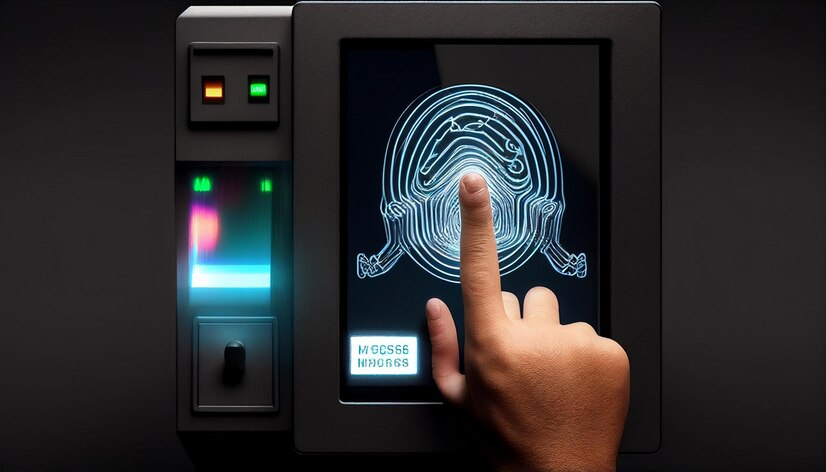
#> input picture finger4.jpg, 826 x 472 px, given in place of , which was not available
$ python -i GUI_Master.py   (imports and definitions only)   (older library calls are emulated)
#> lines starting #> are read from the running program, lines starting #| are printed output that depends on the picture; after the words box and inside, x2 and y2 are one past the last pixel; in counts of white or black regions, pixels touching at a corner belong together; pictures that were not available may be replaced by others from this repository, and a replacement may not be noted
import tkinter as tk
#from tkinter import ttk, LEFT, END
from PIL import Image, ImageTk
from tkinter.filedialog import askopenfilename
import cv2
import numpy as np
# [1 line not run here, left out]
import fingerprint_feature_extractor

fn=""
fileName=""

##############################################+=============================================================
# [2 lines not run here, left out]
# root.geometry("1300x700")


# [1 line that did not run here, left out]
# [8 lines not run here, left out]
# [1 line that did not run here, left out]

# [1 line that did not run here, left out]

# [1 line that did not run here, left out]
# [1 line that did not run here, left out]

# [1 line not run here, left out]


# label_l1 = tk.Label(root,font=("Times New Roman", 30, 'bold'),
#                     background="#DC143C", fg="white", width=67, height=2)
# label_l1.place(x=0, y=0)

#
# [2 lines that did not run here, left out]
# [1 line not run here, left out]


# frame_alpr = tk.LabelFrame(root, text=" Image Processing ", width=1000, height=450, bd=5, font=('times', 14, ' bold '),bg="black",fg="white")
# frame_alpr.grid(row=0, column=0, sticky='nw')
# frame_alpr.place(x=400, y=200)


# [62 lines left out: functions update_label, openimage, not called in this run]

#############################################################################

def convert_grey():
    global fn
    IMAGE_SIZE=200

    img = Image.open(fn)
#> img is the input picture: PIL image 826x472 RGB; mean R, G, B 44, 43.9, 45.5
    img = img.resize((IMAGE_SIZE,200))
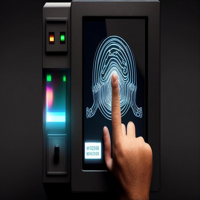
#> img: PIL image 200x200 RGB; mean R, G, B 44, 43.9, 45.5
    img = np.array(img)

    x1 = int(img.shape[0])
#> x1 = 200
    y1 = int(img.shape[1])
#> y1 = 200

    gs = cv2.cvtColor(cv2.imread(fn, 1), cv2.COLOR_RGB2GRAY)
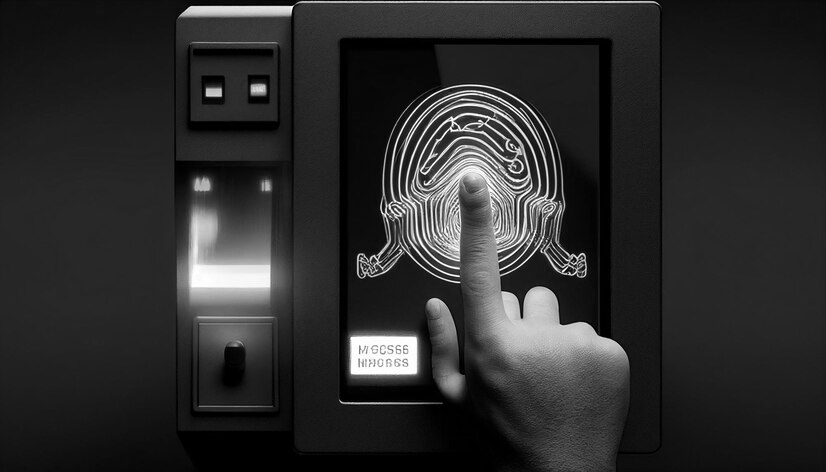
#> gs: shape (472, 826); min 0, max 255, mean 44.6

    gs = cv2.resize(gs, (x1, y1))
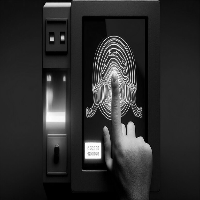
#> gs: shape (200, 200); min 0, max 255, mean 44.6

    retval, threshold = cv2.threshold(gs, 0, 255, cv2.THRESH_BINARY_INV + cv2.THRESH_OTSU)
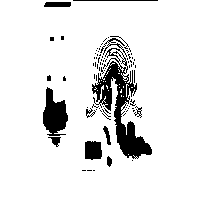
#> threshold: shape (200, 200); 90% white; 84 black regions (71 under 20 px), largest, box (x1, y1, x2, y2) and area: (92, 48, 152, 159) 2053, (43, 87, 68, 136) 774, (85, 141, 102, 160) 288
#> retval = 99
    print(threshold)
#> (printed output is left out)

    im = Image.fromarray(gs)
    imgtk = ImageTk.PhotoImage(image=im)

    #result_label1 = tk.Label(root, image=imgtk, width=250, font=("bold", 25), bg='bisque2', fg='black',height=250)
    #result_label1.place(x=300, y=400)
#> (the run stopped early here; a loop or call above may not have finished)

$ run again, on finger3.jpg
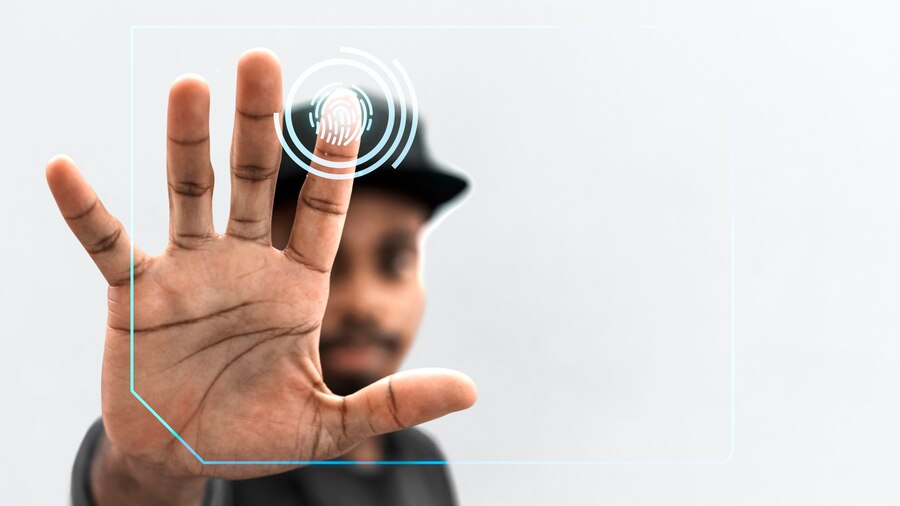
#> input picture finger3.jpg, 900 x 506 px, given in place of , which was not available
#> in convert_grey, img is the input picture: PIL image 900x506 RGB; mean R, G, B 213.6, 202.9, 199.3
#> img: PIL image 200x200 RGB
#> in convert_grey, `gs = cv2.resize(gs, (x1, y1))`:
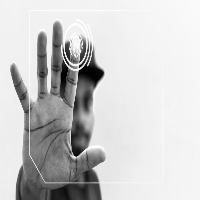
#> gs: shape (200, 200); min 0, max 255, mean 202.8
#> in convert_grey, `retval, threshold = cv2.threshold(gs, 0, 255, cv2.THRESH_BINARY_INV + ..`:
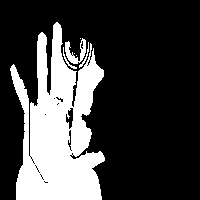
#> threshold: shape (200, 200); 25.7% white; 7 white regions (3 under 20 px), largest, box (x1, y1, x2, y2) and area: (10, 22, 105, 200) 9960, (65, 38, 86, 64) 238, (63, 47, 77, 69) 48, (79, 42, 89, 68) 46
#> retval = 168
#> (printed output is left out)

$ run again, on Sample-Fingerprint-Image.png
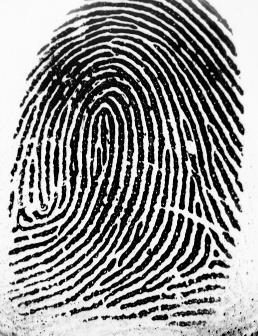
#> input picture Sample-Fingerprint-Image.png, 258 x 336 px, given in place of , which was not available
#> in convert_grey, img is the input picture: PIL image 258x336 RGBA; mean R, G, B, A 144.6, 144.6, 144.6, 255
#> in convert_grey, `img = img.resize((IMAGE_SIZE,200))`:
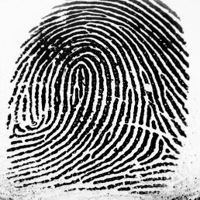
#> img: PIL image 200x200 RGBA; mean R, G, B, A 144.9, 144.9, 144.9, 255
#> in convert_grey, `retval, threshold = cv2.threshold(gs, 0, 255, cv2.THRESH_BINARY_INV + ..`:
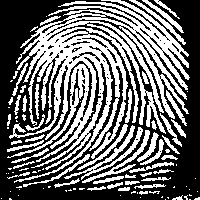
#> threshold: shape (200, 200); 42.6% white; 99 white regions (50 under 20 px), largest, box (x1, y1, x2, y2) and area: (7, 0, 190, 183) 12110, (64, 125, 143, 180) 584, (82, 130, 150, 183) 384
#> retval = 130
#> (printed output is left out)
